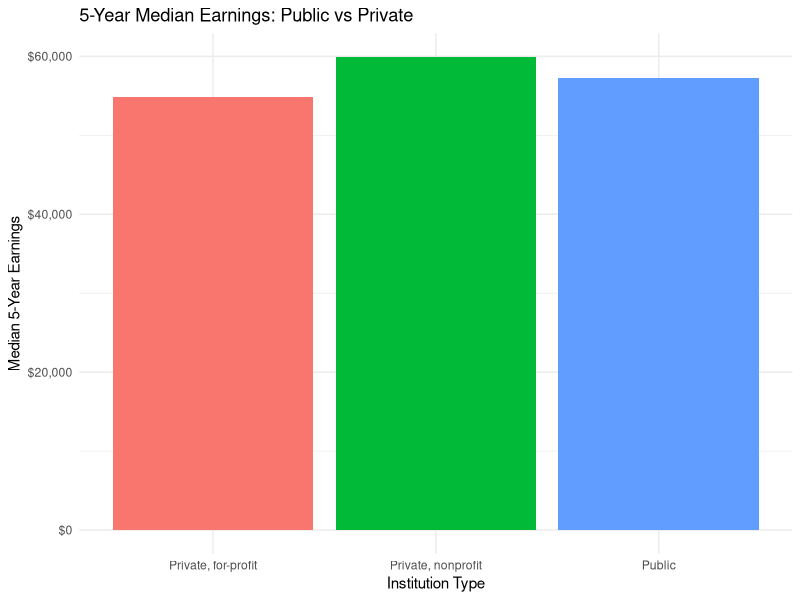

The R script that drew this image:
library(tidyverse)
library(scales)

# ---------------------------
# STEP 1: Load cleaned data
# ---------------------------
fos_clean <- read_csv("data/processed/fos_clean.csv", show_col_types = FALSE)

# ---------------------------
# STEP 2: Sector-level summary
# ---------------------------
sector_summary <- fos_clean %>%
  group_by(institution_type) %>%
  summarise(
    median_earnings_1yr = median(earnings_1yr, na.rm = TRUE),
    median_earnings_5yr = median(earnings_5yr, na.rm = TRUE),
    median_growth = median(earnings_growth, na.rm = TRUE),
    program_count = n(),
    .groups = "drop"
  ) %>%
  filter(institution_type != "Foreign")

print(sector_summary)

# ---------------------------
# STEP 3: Visualization
# ---------------------------
p_sector <- ggplot(sector_summary,
                   aes(x = institution_type,
                       y = median_earnings_5yr,
                       fill = institution_type)) +
  geom_col() +
  scale_y_continuous(labels = dollar) +
  labs(title = "5-Year Median Earnings: Public vs Private",
       x = "Institution Type",
       y = "Median 5-Year Earnings") +
  theme_minimal() +
  theme(legend.position = "none")

ggsave("figures/public_vs_private.png", p_sector, width = 6, height = 4)

cat("Public vs Private analysis complete.\n")
